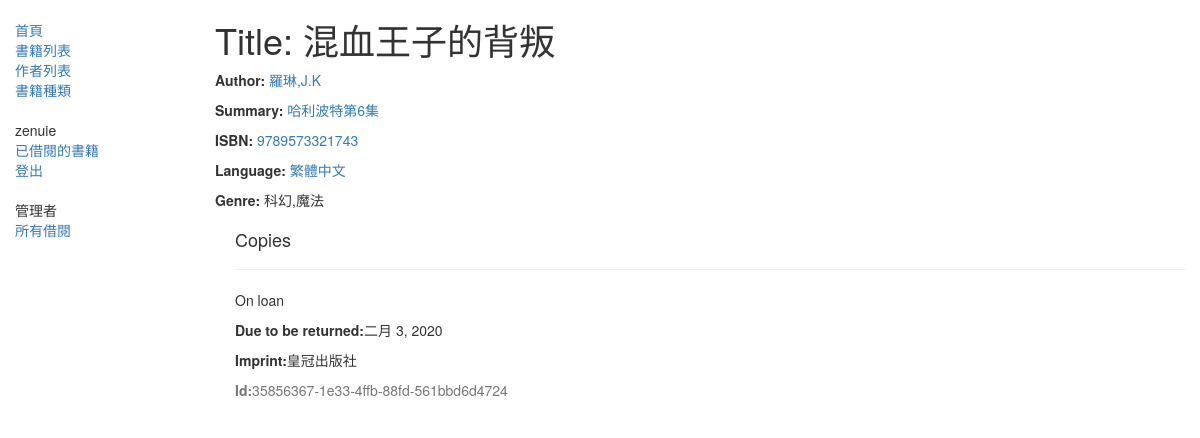
Page /catalog/book/7 (signed in) on the earlier database version.
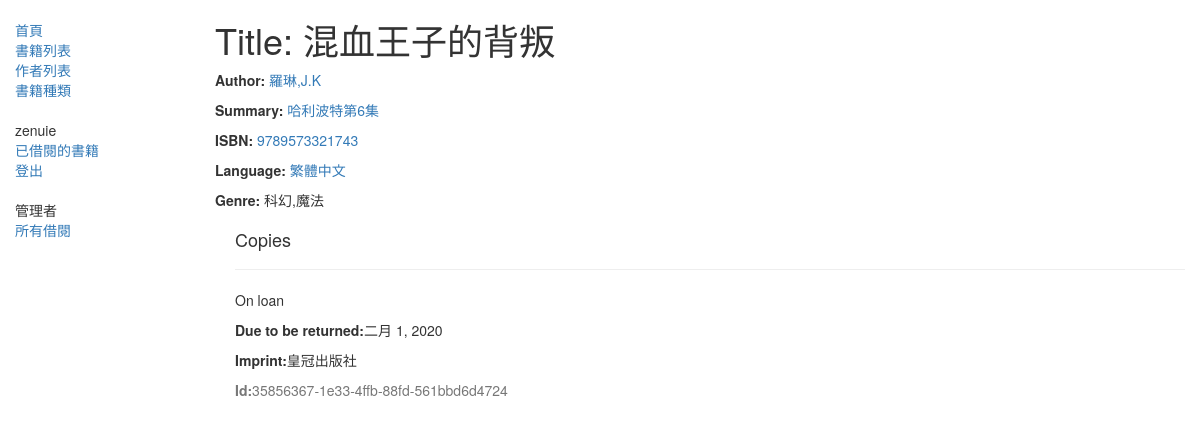
Same page on the later database version.
### catalog/models.py (models this page shows, shortened)
class BookInstance(models.Model):
    id = models.UUIDField(primary_key=True, default=uuid.uuid4,
                          help_text='Unique ID for this particular book across whole library')
    book = models.ForeignKey('Book', on_delete=models.SET_NULL, null=True)
    imprint = models.CharField(max_length=200)
    due_back = models.DateField(null=True, blank=True)
    borrower = models.ForeignKey(User, on_delete=models.SET_NULL, null=True, blank=True)
    LOAN_STATUS = (
        ('m', 'Maintenance'),
        ('o', 'On loan'),
        ('a', 'Available'),
        ('r', 'Reserved'),
    )
    status = models.CharField(
        max_length=1,
        choices=LOAN_STATUS,
        blank=True,
        default='m',
        help_text='Book availability',
    )
    class Meta:
        ordering = ['due_back']
        permissions = (("can_mark_returned", "Set book as returned"),)

### catalog/views.py (the view, shortened to what this page needs)
# urls.py: path('book/<int:pk>', views.BookDetailView.as_view(), name='book-detail'),
class BookDetailView(LoginRequiredMixin, generic.DetailView):
    login_url = '/login/'
    redirect_field_name = 'redirect_to'
    model = Book
    template_name = 'book_detail.html'

### catalog/models.py (called while the page is built)
    def __str__(self):
        return self.name

    def __str__(self):
        return self.name

    def __str__(self):
        return f'{self.last_name},{self.first_name}'

### templates/book_detail.html (shortened to what this page needs)
{% extends "base_generic.html" %}
{% block content %}
    <h1>Title: {{ book.title }}</h1>
    <p><strong>Author:</strong> <a href="">{{ book.author }} </a></p>
    <p><strong>Summary:</strong> <a href="">{{ book.summary }} </a></p>
    <p><strong>ISBN:</strong> <a href="">{{ book.isbn }} </a></p>
    <p><strong>Language:</strong> <a href="">{{ book.language }} </a></p>
    <p><strong>Genre:</strong>
        {% for genre in book.genre.all %}{{ genre }}{% if not forloop.last %},{% endif %}{% endfor %}</p>
    <div style="margin-left: 20px;margin-top: 20px">
        <h4>Copies</h4>
        {% for copy in book.bookinstance_set.all %}
            <hr>
            <p class="{% if copy.status == 'a' %}text-success{% elif copy.status == 'm' %}text-danger{% endif %}">{{ copy.get_status_display }}</p>
            {% if copy.status != 'a' %}<p><strong>Due to be returned:</strong>{{ copy.due_back }}</p>{% endif %}
            <p><strong>Imprint:</strong>{{ copy.imprint }}</p>
            <p class="text-muted"><strong>Id:</strong>{{ copy.id }}</p>
        {% endfor %}
    </div>
{% endblock %}

Differences in the rows shown:
changed BookInstance "On loan": due_back "二月 3, 2020" → "二月 1, 2020"
